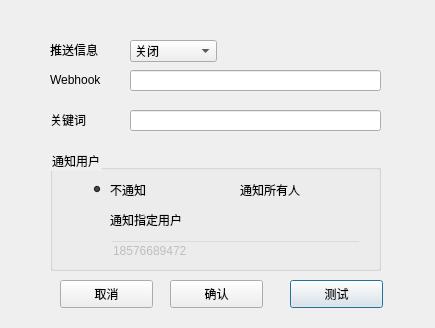
<?xml version="1.0" encoding="UTF-8"?>
<ui version="4.0">
 <class>DT_SetupDlg</class>
 <widget class="QDialog" name="DT_SetupDlg">
  <property name="geometry">
   <rect>
    <x>0</x>
    <y>0</y>
    <width>435</width>
    <height>328</height>
   </rect>
  </property>
  <property name="windowTitle">
   <string>钉钉配置</string>
  </property>
  <property name="styleSheet">
   <string notr="true">#DT_SetupDlg{background-image: url(:/images/box_back.jpg);}</string>
  </property>
  <widget class="QPushButton" name="testBtn">
   <property name="geometry">
    <rect>
     <x>290</x>
     <y>280</y>
     <width>93</width>
     <height>28</height>
    </rect>
   </property>
   <property name="text">
    <string>测试</string>
   </property>
  </widget>
  <widget class="QLabel" name="label_3">
   <property name="geometry">
    <rect>
     <x>50</x>
     <y>40</y>
     <width>71</width>
     <height>20</height>
    </rect>
   </property>
   <property name="styleSheet">
    <string notr="true">background-color:transparent;</string>
   </property>
   <property name="text">
    <string>推送信息</string>
   </property>
  </widget>
  <widget class="QPushButton" name="cancelBtn">
   <property name="geometry">
    <rect>
     <x>60</x>
     <y>280</y>
     <width>93</width>
     <height>28</height>
    </rect>
   </property>
   <property name="text">
    <string>取消</string>
   </property>
  </widget>
  <widget class="QLineEdit" name="webhookEdit">
   <property name="geometry">
    <rect>
     <x>130</x>
     <y>70</y>
     <width>251</width>
     <height>21</height>
    </rect>
   </property>
  </widget>
  <widget class="QGroupBox" name="groupBox">
   <property name="geometry">
    <rect>
     <x>50</x>
     <y>150</y>
     <width>331</width>
     <height>121</height>
    </rect>
   </property>
   <property name="styleSheet">
    <string notr="true">background-color:transparent;</string>
   </property>
   <property name="title">
    <string>通知用户</string>
   </property>
   <widget class="QRadioButton" name="noRb">
    <property name="geometry">
     <rect>
      <x>40</x>
      <y>30</y>
      <width>91</width>
      <height>19</height>
     </rect>
    </property>
    <property name="text">
     <string>不通知</string>
    </property>
    <property name="checked">
     <bool>true</bool>
    </property>
   </widget>
   <widget class="QRadioButton" name="allRb">
    <property name="geometry">
     <rect>
      <x>170</x>
      <y>30</y>
      <width>111</width>
      <height>19</height>
     </rect>
    </property>
    <property name="text">
     <string>通知所有人</string>
    </property>
   </widget>
   <widget class="QRadioButton" name="oneRb">
    <property name="geometry">
     <rect>
      <x>40</x>
      <y>60</y>
      <width>131</width>
      <height>19</height>
     </rect>
    </property>
    <property name="text">
     <string>通知指定用户</string>
    </property>
   </widget>
   <widget class="QLineEdit" name="mobEdit_1">
    <property name="enabled">
     <bool>false</bool>
    </property>
    <property name="geometry">
     <rect>
      <x>60</x>
      <y>90</y>
      <width>251</width>
      <height>21</height>
     </rect>
    </property>
    <property name="text">
     <string>18576689472</string>
    </property>
   </widget>
  </widget>
  <widget class="QComboBox" name="enBox">
   <property name="geometry">
    <rect>
     <x>130</x>
     <y>40</y>
     <width>87</width>
     <height>22</height>
    </rect>
   </property>
   <item>
    <property name="text">
     <string>关闭</string>
    </property>
   </item>
   <item>
    <property name="text">
     <string>开启</string>
    </property>
   </item>
  </widget>
  <widget class="QLineEdit" name="keyEdit">
   <property name="geometry">
    <rect>
     <x>130</x>
     <y>110</y>
     <width>251</width>
     <height>21</height>
    </rect>
   </property>
   <property name="text">
    <string/>
   </property>
  </widget>
  <widget class="QPushButton" name="okBtn">
   <property name="geometry">
    <rect>
     <x>170</x>
     <y>280</y>
     <width>93</width>
     <height>28</height>
    </rect>
   </property>
   <property name="text">
    <string>确认</string>
   </property>
  </widget>
  <widget class="QLabel" name="label">
   <property name="geometry">
    <rect>
     <x>50</x>
     <y>70</y>
     <width>71</width>
     <height>20</height>
    </rect>
   </property>
   <property name="styleSheet">
    <string notr="true">background-color:transparent;</string>
   </property>
   <property name="text">
    <string>Webhook</string>
   </property>
  </widget>
  <widget class="QLabel" name="label_2">
   <property name="geometry">
    <rect>
     <x>50</x>
     <y>110</y>
     <width>71</width>
     <height>20</height>
    </rect>
   </property>
   <property name="styleSheet">
    <string notr="true">background-color:transparent;</string>
   </property>
   <property name="text">
    <string>关键词</string>
   </property>
  </widget>
 </widget>
 <resources/>
 <connections/>
</ui>
